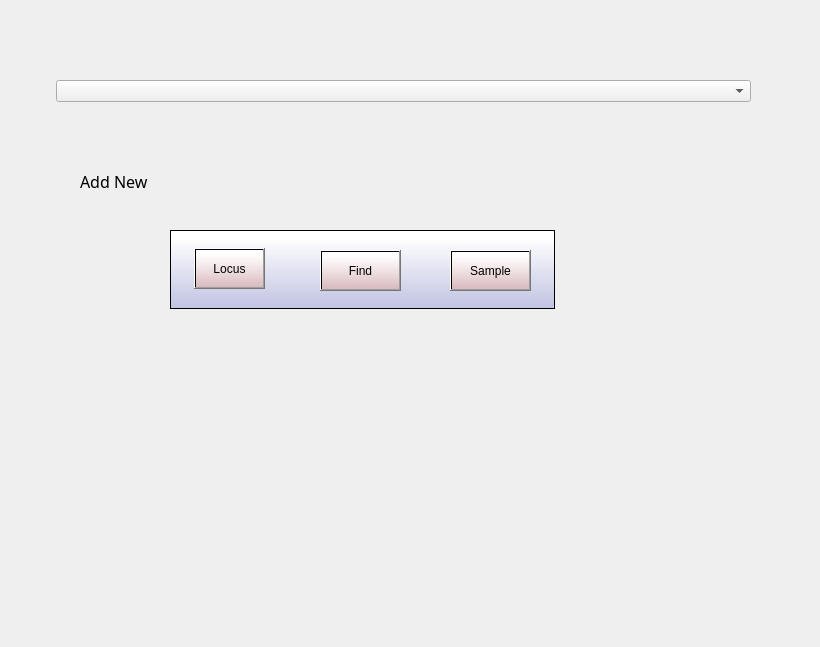
<?xml version="1.0" encoding="UTF-8"?>
<ui version="4.0">
 <class>Form</class>
 <widget class="QWidget" name="Form">
  <property name="geometry">
   <rect>
    <x>0</x>
    <y>0</y>
    <width>820</width>
    <height>647</height>
   </rect>
  </property>
  <property name="windowTitle">
   <string>Form</string>
  </property>
  <widget class="QFrame" name="frame">
   <property name="geometry">
    <rect>
     <x>170</x>
     <y>230</y>
     <width>385</width>
     <height>79</height>
    </rect>
   </property>
   <property name="styleSheet">
    <string notr="true">QFrame{
boder-bottom: 3px solid darkgrey;
	background-color: qlineargradient(spread:pad, x1:1, y1:1, x2:1, y2:0, stop:0 rgba(163, 167, 218, 158), stop:0.903409 rgba(255, 255, 255, 255));
}
QToolButton{
	background-color: qlineargradient(spread:pad, x1:1, y1:1, x2:1, y2:0, stop:0 rgba(218, 168, 163, 158), stop:0.903409 rgba(255, 255, 255, 255));
	font: 75 11pt &quot;MS Sans Serif&quot;;
	border-color: qconicalgradient(cx:0, cy:0, angle:135, stop:0 rgba(255, 255, 0, 69), stop:0.375 rgba(255, 255, 0, 69), stop:0.423533 rgba(251, 255, 0, 145), stop:0.45 rgba(247, 255, 0, 208), stop:0.477581 rgba(255, 244, 71, 130), stop:0.518717 rgba(255, 218, 71, 130), stop:0.55 rgba(255, 255, 0, 255), stop:0.57754 rgba(255, 203, 0, 130), stop:0.625 rgba(255, 255, 0, 69), stop:1 rgba(255, 255, 0, 69));
	
	border-color: rgb(0, 170, 0);
}</string>
   </property>
   <property name="frameShape">
    <enum>QFrame::StyledPanel</enum>
   </property>
   <property name="frameShadow">
    <enum>QFrame::Raised</enum>
   </property>
   <widget class="QToolButton" name="toolButton">
    <property name="geometry">
     <rect>
      <x>24</x>
      <y>18</y>
      <width>71</width>
      <height>41</height>
     </rect>
    </property>
    <property name="text">
     <string>Locus</string>
    </property>
   </widget>
   <widget class="QToolButton" name="toolButton_2">
    <property name="geometry">
     <rect>
      <x>280</x>
      <y>20</y>
      <width>81</width>
      <height>41</height>
     </rect>
    </property>
    <property name="text">
     <string>Sample</string>
    </property>
   </widget>
   <widget class="QToolButton" name="toolButton_3">
    <property name="geometry">
     <rect>
      <x>150</x>
      <y>20</y>
      <width>81</width>
      <height>41</height>
     </rect>
    </property>
    <property name="text">
     <string>Find</string>
    </property>
   </widget>
  </widget>
  <widget class="QLabel" name="label">
   <property name="geometry">
    <rect>
     <x>80</x>
     <y>170</y>
     <width>78</width>
     <height>23</height>
    </rect>
   </property>
   <property name="font">
    <font>
     <family>Arial Black</family>
     <pointsize>12</pointsize>
    </font>
   </property>
   <property name="text">
    <string>Add New</string>
   </property>
  </widget>
  <widget class="QWidget" name="formLayoutWidget">
   <property name="geometry">
    <rect>
     <x>50</x>
     <y>80</y>
     <width>701</width>
     <height>501</height>
    </rect>
   </property>
   <layout class="QFormLayout" name="formLayout">
    <item row="0" column="1">
     <widget class="QComboBox" name="comboBox"/>
    </item>
   </layout>
  </widget>
 </widget>
 <resources/>
 <connections/>
</ui>
